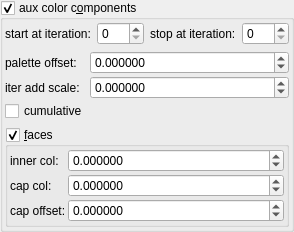
    <widget class="MyGroupBox" name="groupCheck_fold_color_aux_color_enabled_false">
     <property name="title">
      <string>aux color c&amp;omponents</string>
     </property>
     <property name="checkable">
      <bool>true</bool>
     </property>
     <layout class="QVBoxLayout" name="verticalLayout_11">
      <property name="leftMargin">
       <number>2</number>
      </property>
      <property name="topMargin">
       <number>2</number>
      </property>
      <property name="rightMargin">
       <number>2</number>
      </property>
      <property name="bottomMargin">
       <number>2</number>
      </property>
      <item>
       <layout class="QHBoxLayout" name="horizontalLayout_21" stretch="0,1,0,1">
        <item>
         <widget class="QLabel" name="label_102">
          <property name="text">
           <string>start at iteration:</string>
          </property>
         </widget>
        </item>
        <item>
         <widget class="MySpinBox" name="spinboxInt_fold_color_start_iterations_A">
          <property name="sizePolicy">
           <sizepolicy hsizetype="Minimum" vsizetype="Maximum">
            <horstretch>0</horstretch>
            <verstretch>0</verstretch>
           </sizepolicy>
          </property>
          <property name="minimum">
           <number>0</number>
          </property>
          <property name="maximum">
           <number>999</number>
          </property>
          <property name="value">
           <number>0</number>
          </property>
         </widget>
        </item>
        <item>
         <widget class="QLabel" name="label_74">
          <property name="text">
           <string>stop at iteration:</string>
          </property>
         </widget>
        </item>
        <item>
         <widget class="MySpinBox" name="spinboxInt_fold_color_stop_iterations_A">
          <property name="sizePolicy">
           <sizepolicy hsizetype="Preferred" vsizetype="Maximum">
            <horstretch>0</horstretch>
            <verstretch>0</verstretch>
           </sizepolicy>
          </property>
          <property name="maximum">
           <number>999</number>
          </property>
         </widget>
        </item>
       </layout>
      </item>
      <item>
       <layout class="QGridLayout" name="gridLayout_25" columnstretch="0,1">
        <property name="spacing">
         <number>2</number>
        </property>
        <item row="1" column="1">
         <widget class="MyDoubleSpinBox" name="spinbox_fold_color_difs0">
          <property name="sizePolicy">
           <sizepolicy hsizetype="Minimum" vsizetype="Maximum">
            <horstretch>0</horstretch>
            <verstretch>0</verstretch>
           </sizepolicy>
          </property>
          <property name="prefix">
           <string/>
          </property>
          <property name="suffix">
           <string/>
          </property>
          <property name="decimals">
           <number>6</number>
          </property>
          <property name="minimum">
           <double>-99.998999999999995</double>
          </property>
          <property name="maximum">
           <double>99.998999999999995</double>
          </property>
          <property name="singleStep">
           <double>0.100000000000000</double>
          </property>
         </widget>
        </item>
        <item row="1" column="0">
         <widget class="QLabel" name="label_17">
          <property name="text">
           <string>iter add scale:</string>
          </property>
         </widget>
        </item>
        <item row="0" column="1">
         <widget class="MyDoubleSpinBox" name="spinbox4_fold_color_difs_0000_y">
          <property name="sizePolicy">
           <sizepolicy hsizetype="Minimum" vsizetype="Maximum">
            <horstretch>0</horstretch>
            <verstretch>0</verstretch>
           </sizepolicy>
          </property>
          <property name="prefix">
           <string/>
          </property>
          <property name="suffix">
           <string/>
          </property>
          <property name="decimals">
           <number>6</number>
          </property>
          <property name="minimum">
           <double>-99.998999999999995</double>
          </property>
          <property name="maximum">
           <double>99.998999999999995</double>
          </property>
          <property name="singleStep">
           <double>0.100000000000000</double>
          </property>
         </widget>
        </item>
        <item row="0" column="0">
         <widget class="QLabel" name="label_14">
          <property name="text">
           <string>palette offset:</string>
          </property>
         </widget>
        </item>
        <item row="2" column="0">
         <widget class="MyCheckBox" name="checkBox_fold_color_aux_color_enabledB_false">
          <property name="text">
           <string notr="true">cumulative</string>
          </property>
         </widget>
        </item>
       </layout>
      </item>
      <item>
       <widget class="MyGroupBox" name="groupCheck_fold_color_aux_color_enabledA_false">
        <property name="title">
         <string>&amp;faces</string>
        </property>
        <property name="checkable">
         <bool>true</bool>
        </property>
        <layout class="QVBoxLayout" name="verticalLayout_15" stretch="0">
         <property name="spacing">
          <number>2</number>
         </property>
         <property name="leftMargin">
          <number>2</number>
         </property>
         <property name="topMargin">
          <number>2</number>
         </property>
         <property name="rightMargin">
          <number>2</number>
         </property>
         <property name="bottomMargin">
          <number>2</number>
         </property>
         <item>
          <layout class="QGridLayout" name="gridLayout_6" columnstretch="0,1">
           <property name="spacing">
            <number>2</number>
           </property>
           <item row="0" column="0">
            <widget class="QLabel" name="label_289">
             <property name="text">
              <string>inner col:</string>
             </property>
            </widget>
           </item>
           <item row="0" column="1">
            <widget class="MyDoubleSpinBox" name="spinbox4_fold_color_difs_0000_z">
             <property name="sizePolicy">
              <sizepolicy hsizetype="Minimum" vsizetype="Maximum">
               <horstretch>0</horstretch>
               <verstretch>0</verstretch>
              </sizepolicy>
             </property>
             <property name="prefix">
              <string/>
             </property>
             <property name="suffix">
              <string/>
             </property>
             <property name="decimals">
              <number>6</number>
             </property>
             <property name="minimum">
              <double>-99.998999999999995</double>
             </property>
             <property name="maximum">
              <double>99.998999999999995</double>
             </property>
             <property name="singleStep">
              <double>0.100000000000000</double>
             </property>
            </widget>
           </item>
           <item row="2" column="0">
            <widget class="QLabel" name="label_179">
             <property name="text">
              <string>cap offset:</string>
             </property>
            </widget>
           </item>
           <item row="1" column="1">
            <widget class="MyDoubleSpinBox" name="spinbox4_fold_color_difs_0000_w">
             <property name="sizePolicy">
              <sizepolicy hsizetype="Minimum" vsizetype="Maximum">
               <horstretch>0</horstretch>
               <verstretch>0</verstretch>
              </sizepolicy>
             </property>
             <property name="prefix">
              <string/>
             </property>
             <property name="suffix">
              <string/>
             </property>
             <property name="decimals">
              <number>6</number>
             </property>
             <property name="minimum">
              <double>-99.998999999999995</double>
             </property>
             <property name="maximum">
              <double>99.998999999999995</double>
             </property>
             <property name="singleStep">
              <double>0.100000000000000</double>
             </property>
            </widget>
           </item>
           <item row="1" column="0">
            <widget class="QLabel" name="label_178">
             <property name="text">
              <string>cap col:</string>
             </property>
            </widget>
           </item>
           <item row="2" column="1">
            <widget class="MyDoubleSpinBox" name="spinbox4_fold_color_difs_0000_x">
             <property name="sizePolicy">
              <sizepolicy hsizetype="Minimum" vsizetype="Maximum">
               <horstretch>0</horstretch>
               <verstretch>0</verstretch>
              </sizepolicy>
             </property>
             <property name="prefix">
              <string/>
             </property>
             <property name="suffix">
              <string/>
             </property>
             <property name="decimals">
              <number>6</number>
             </property>
             <property name="minimum">
              <double>-99.998999999999995</double>
             </property>
             <property name="maximum">
              <double>99.998999999999995</double>
             </property>
             <property name="singleStep">
              <double>0.100000000000000</double>
             </property>
             <property name="value">
              <double>0.000000000000000</double>
             </property>
            </widget>
           </item>
          </layout>
         </item>
        </layout>
       </widget>
      </item>
     </layout>
    </widget>
